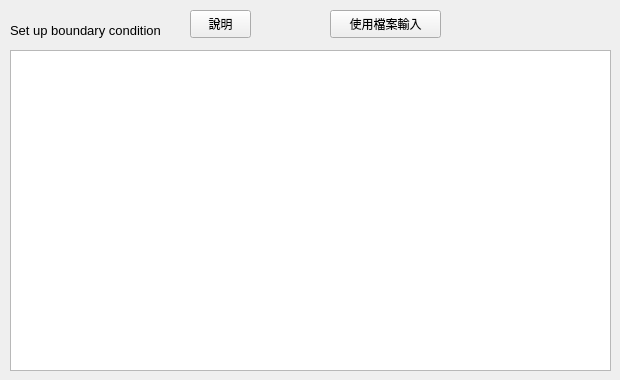
     <widget class="QWidget" name="tabFlowBCSetting">
      <attribute name="title">
       <string>Flow BC Setting</string>
      </attribute>
      <widget class="QTableWidget" name="boundaryTable">
       <property name="geometry">
        <rect>
         <x>10</x>
         <y>50</y>
         <width>601</width>
         <height>321</height>
        </rect>
       </property>
      </widget>
      <widget class="QPushButton" name="pushButton">
       <property name="geometry">
        <rect>
         <x>-410</x>
         <y>30</y>
         <width>93</width>
         <height>28</height>
        </rect>
       </property>
       <property name="text">
        <string>PushButton</string>
       </property>
      </widget>
      <widget class="QPushButton" name="inputFileBtn">
       <property name="geometry">
        <rect>
         <x>330</x>
         <y>10</y>
         <width>111</width>
         <height>28</height>
        </rect>
       </property>
       <property name="text">
        <string>使用檔案輸入</string>
       </property>
      </widget>
      <widget class="QLabel" name="label_12">
       <property name="geometry">
        <rect>
         <x>10</x>
         <y>20</y>
         <width>181</width>
         <height>21</height>
        </rect>
       </property>
       <property name="font">
        <font>
         <pointsize>10</pointsize>
        </font>
       </property>
       <property name="text">
        <string>Set up boundary condition</string>
       </property>
      </widget>
      <widget class="QPushButton" name="explainBoundaryBtn">
       <property name="geometry">
        <rect>
         <x>190</x>
         <y>10</y>
         <width>61</width>
         <height>28</height>
        </rect>
       </property>
       <property name="text">
        <string>說明</string>
       </property>
      </widget>
     </widget>
